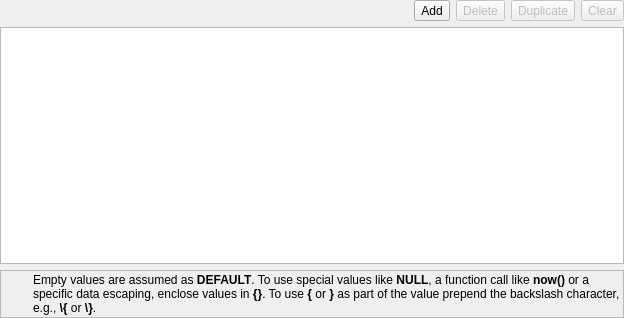
<?xml version="1.0" encoding="UTF-8"?>
<ui version="4.0">
 <class>TableDataWidget</class>
 <widget class="QWidget" name="TableDataWidget">
  <property name="geometry">
   <rect>
    <x>0</x>
    <y>0</y>
    <width>624</width>
    <height>318</height>
   </rect>
  </property>
  <property name="windowTitle">
   <string>Edit table data</string>
  </property>
  <layout class="QGridLayout" name="tabledata_grid">
   <property name="leftMargin">
    <number>0</number>
   </property>
   <property name="topMargin">
    <number>0</number>
   </property>
   <property name="rightMargin">
    <number>0</number>
   </property>
   <property name="bottomMargin">
    <number>0</number>
   </property>
   <item row="0" column="3">
    <widget class="QToolButton" name="duplicate_tb">
     <property name="enabled">
      <bool>false</bool>
     </property>
     <property name="minimumSize">
      <size>
       <width>0</width>
       <height>0</height>
      </size>
     </property>
     <property name="toolTip">
      <string>Duplicate the selected rows as new ones</string>
     </property>
     <property name="text">
      <string>Duplicate</string>
     </property>
     <property name="icon">
      <iconset resource="../res/resources.qrc">
       <normaloff>:/icones/icones/duprow.png</normaloff>:/icones/icones/duprow.png</iconset>
     </property>
     <property name="iconSize">
      <size>
       <width>22</width>
       <height>22</height>
      </size>
     </property>
     <property name="shortcut">
      <string>Ctrl+D</string>
     </property>
     <property name="toolButtonStyle">
      <enum>Qt::ToolButtonTextBesideIcon</enum>
     </property>
    </widget>
   </item>
   <item row="0" column="2">
    <widget class="QToolButton" name="delete_tb">
     <property name="enabled">
      <bool>false</bool>
     </property>
     <property name="minimumSize">
      <size>
       <width>0</width>
       <height>0</height>
      </size>
     </property>
     <property name="toolTip">
      <string>Delete the selected rows</string>
     </property>
     <property name="text">
      <string>Delete</string>
     </property>
     <property name="icon">
      <iconset resource="../res/resources.qrc">
       <normaloff>:/icones/icones/delrow.png</normaloff>:/icones/icones/delrow.png</iconset>
     </property>
     <property name="iconSize">
      <size>
       <width>22</width>
       <height>22</height>
      </size>
     </property>
     <property name="shortcut">
      <string>Del</string>
     </property>
     <property name="toolButtonStyle">
      <enum>Qt::ToolButtonTextBesideIcon</enum>
     </property>
    </widget>
   </item>
   <item row="0" column="0">
    <spacer name="horizontalSpacer">
     <property name="orientation">
      <enum>Qt::Horizontal</enum>
     </property>
     <property name="sizeHint" stdset="0">
      <size>
       <width>281</width>
       <height>20</height>
      </size>
     </property>
    </spacer>
   </item>
   <item row="0" column="1">
    <widget class="QToolButton" name="add_tb">
     <property name="enabled">
      <bool>true</bool>
     </property>
     <property name="minimumSize">
      <size>
       <width>0</width>
       <height>0</height>
      </size>
     </property>
     <property name="toolTip">
      <string>Add empty rows</string>
     </property>
     <property name="text">
      <string>Add</string>
     </property>
     <property name="icon">
      <iconset resource="../res/resources.qrc">
       <normaloff>:/icones/icones/addrow.png</normaloff>:/icones/icones/addrow.png</iconset>
     </property>
     <property name="iconSize">
      <size>
       <width>22</width>
       <height>22</height>
      </size>
     </property>
     <property name="shortcut">
      <string>Ins</string>
     </property>
     <property name="toolButtonStyle">
      <enum>Qt::ToolButtonTextBesideIcon</enum>
     </property>
    </widget>
   </item>
   <item row="0" column="4">
    <widget class="QToolButton" name="clear_tb">
     <property name="enabled">
      <bool>false</bool>
     </property>
     <property name="minimumSize">
      <size>
       <width>0</width>
       <height>0</height>
      </size>
     </property>
     <property name="toolTip">
      <string>Clear the entire grid</string>
     </property>
     <property name="text">
      <string>Clear</string>
     </property>
     <property name="icon">
      <iconset resource="../res/resources.qrc">
       <normaloff>:/icones/icones/limpartexto.png</normaloff>:/icones/icones/limpartexto.png</iconset>
     </property>
     <property name="iconSize">
      <size>
       <width>22</width>
       <height>22</height>
      </size>
     </property>
     <property name="shortcut">
      <string>Shift+Del</string>
     </property>
     <property name="toolButtonStyle">
      <enum>Qt::ToolButtonTextBesideIcon</enum>
     </property>
    </widget>
   </item>
   <item row="1" column="0" colspan="5">
    <widget class="QTableWidget" name="data_tbw">
     <property name="enabled">
      <bool>true</bool>
     </property>
     <property name="editTriggers">
      <set>QAbstractItemView::AnyKeyPressed|QAbstractItemView::DoubleClicked</set>
     </property>
     <property name="alternatingRowColors">
      <bool>true</bool>
     </property>
     <property name="selectionMode">
      <enum>QAbstractItemView::ExtendedSelection</enum>
     </property>
     <property name="selectionBehavior">
      <enum>QAbstractItemView::SelectItems</enum>
     </property>
     <property name="horizontalScrollMode">
      <enum>QAbstractItemView::ScrollPerPixel</enum>
     </property>
     <property name="sortingEnabled">
      <bool>false</bool>
     </property>
     <property name="rowCount">
      <number>0</number>
     </property>
     <property name="columnCount">
      <number>0</number>
     </property>
     <attribute name="horizontalHeaderStretchLastSection">
      <bool>true</bool>
     </attribute>
     <attribute name="verticalHeaderDefaultSectionSize">
      <number>25</number>
     </attribute>
    </widget>
   </item>
   <item row="2" column="0" colspan="5">
    <widget class="QFrame" name="hint_frm">
     <property name="sizePolicy">
      <sizepolicy hsizetype="Preferred" vsizetype="Fixed">
       <horstretch>0</horstretch>
       <verstretch>0</verstretch>
      </sizepolicy>
     </property>
     <property name="minimumSize">
      <size>
       <width>0</width>
       <height>30</height>
      </size>
     </property>
     <property name="frameShape">
      <enum>QFrame::StyledPanel</enum>
     </property>
     <property name="frameShadow">
      <enum>QFrame::Raised</enum>
     </property>
     <layout class="QGridLayout" name="gridLayout_5">
      <property name="leftMargin">
       <number>2</number>
      </property>
      <property name="topMargin">
       <number>2</number>
      </property>
      <property name="rightMargin">
       <number>2</number>
      </property>
      <property name="bottomMargin">
       <number>2</number>
      </property>
      <item row="0" column="0">
       <widget class="QLabel" name="label_6">
        <property name="minimumSize">
         <size>
          <width>24</width>
          <height>24</height>
         </size>
        </property>
        <property name="maximumSize">
         <size>
          <width>24</width>
          <height>24</height>
         </size>
        </property>
        <property name="text">
         <string/>
        </property>
        <property name="textFormat">
         <enum>Qt::AutoText</enum>
        </property>
        <property name="pixmap">
         <pixmap resource="../res/resources.qrc">:/icones/icones/msgbox_info.png</pixmap>
        </property>
        <property name="scaledContents">
         <bool>true</bool>
        </property>
       </widget>
      </item>
      <item row="0" column="1">
       <widget class="QLabel" name="hint_lbl">
        <property name="sizePolicy">
         <sizepolicy hsizetype="Preferred" vsizetype="Preferred">
          <horstretch>0</horstretch>
          <verstretch>0</verstretch>
         </sizepolicy>
        </property>
        <property name="font">
         <font>
          <weight>50</weight>
          <bold>false</bold>
          <underline>false</underline>
          <strikeout>false</strikeout>
          <kerning>true</kerning>
         </font>
        </property>
        <property name="text">
         <string>&lt;html&gt;&lt;head/&gt;&lt;body&gt;&lt;p&gt;Empty values are assumed as &lt;span style=&quot; font-weight:600;&quot;&gt;DEFAULT&lt;/span&gt;. To use special values like &lt;span style=&quot; font-weight:600;&quot;&gt;NULL&lt;/span&gt;, a function call like &lt;span style=&quot; font-weight:600;&quot;&gt;now()&lt;/span&gt; or a specific data escaping, enclose values in &lt;span style=&quot; font-weight:600;&quot;&gt;{}&lt;/span&gt;. To use &lt;span style=&quot; font-weight:600;&quot;&gt;{&lt;/span&gt; or &lt;span style=&quot; font-weight:600;&quot;&gt;}&lt;/span&gt; as part of the value prepend the backslash character, e.g., &lt;span style=&quot; font-weight:600;&quot;&gt;\{&lt;/span&gt; or &lt;span style=&quot; font-weight:600;&quot;&gt;\}&lt;/span&gt;.&lt;/p&gt;&lt;/body&gt;&lt;/html&gt;</string>
        </property>
        <property name="wordWrap">
         <bool>true</bool>
        </property>
       </widget>
      </item>
     </layout>
    </widget>
   </item>
  </layout>
 </widget>
 <resources>
  <include location="../res/resources.qrc"/>
 </resources>
 <connections/>
</ui>
